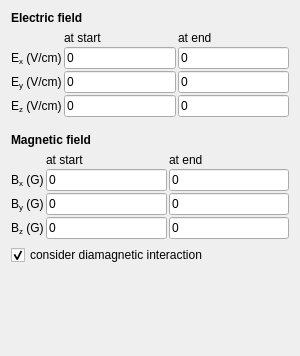
          <widget class="QWidget" name="page">
           <property name="enabled">
            <bool>true</bool>
           </property>
           <property name="geometry">
            <rect>
             <x>0</x>
             <y>0</y>
             <width>300</width>
             <height>356</height>
            </rect>
           </property>
           <attribute name="label">
            <string>Fields</string>
           </attribute>
           <layout class="QVBoxLayout" name="verticalLayout_3">
            <item>
             <widget class="QLabel" name="label_66">
              <property name="font">
               <font>
                <weight>75</weight>
                <bold>true</bold>
               </font>
              </property>
              <property name="text">
               <string>Electric field</string>
              </property>
              <property name="textFormat">
               <enum>Qt::AutoText</enum>
              </property>
              <property name="alignment">
               <set>Qt::AlignBottom|Qt::AlignLeading|Qt::AlignLeft</set>
              </property>
              <property name="wordWrap">
               <bool>true</bool>
              </property>
             </widget>
            </item>
            <item>
             <layout class="QGridLayout" name="gridLayout">
              <property name="spacing">
               <number>2</number>
              </property>
              <item row="0" column="1">
               <widget class="QLabel" name="label_46">
                <property name="text">
                 <string>at start</string>
                </property>
               </widget>
              </item>
              <item row="3" column="1">
               <widget class="QLineEdit" name="lineedit_system_minEz">
                <property name="text">
                 <string>0</string>
                </property>
               </widget>
              </item>
              <item row="1" column="2">
               <widget class="QLineEdit" name="lineedit_system_maxEx">
                <property name="text">
                 <string>0</string>
                </property>
               </widget>
              </item>
              <item row="1" column="0">
               <widget class="QLabel" name="label_43">
                <property name="text">
                 <string>E&lt;sub&gt;x&lt;/sub&gt; (V/cm)</string>
                </property>
               </widget>
              </item>
              <item row="0" column="2">
               <widget class="QLabel" name="label_47">
                <property name="text">
                 <string>at end</string>
                </property>
               </widget>
              </item>
              <item row="3" column="0">
               <widget class="QLabel" name="label_51">
                <property name="text">
                 <string>E&lt;sub&gt;z&lt;/sub&gt; (V/cm)</string>
                </property>
               </widget>
              </item>
              <item row="3" column="2">
               <widget class="QLineEdit" name="lineedit_system_maxEz">
                <property name="text">
                 <string>0</string>
                </property>
               </widget>
              </item>
              <item row="1" column="1">
               <widget class="QLineEdit" name="lineedit_system_minEx">
                <property name="text">
                 <string>0</string>
                </property>
               </widget>
              </item>
              <item row="2" column="1">
               <widget class="QLineEdit" name="lineedit_system_minEy">
                <property name="text">
                 <string>0</string>
                </property>
               </widget>
              </item>
              <item row="2" column="2">
               <widget class="QLineEdit" name="lineedit_system_maxEy">
                <property name="text">
                 <string>0</string>
                </property>
               </widget>
              </item>
              <item row="2" column="0">
               <widget class="QLabel" name="label_52">
                <property name="text">
                 <string>E&lt;sub&gt;y&lt;/sub&gt; (V/cm)</string>
                </property>
               </widget>
              </item>
             </layout>
            </item>
            <item>
             <spacer name="verticalSpacer_6">
              <property name="orientation">
               <enum>Qt::Vertical</enum>
              </property>
              <property name="sizeType">
               <enum>QSizePolicy::Fixed</enum>
              </property>
              <property name="sizeHint" stdset="0">
               <size>
                <width>20</width>
                <height>10</height>
               </size>
              </property>
             </spacer>
            </item>
            <item>
             <widget class="QLabel" name="label_71">
              <property name="font">
               <font>
                <weight>75</weight>
                <bold>true</bold>
               </font>
              </property>
              <property name="text">
               <string>Magnetic field</string>
              </property>
              <property name="textFormat">
               <enum>Qt::AutoText</enum>
              </property>
              <property name="alignment">
               <set>Qt::AlignBottom|Qt::AlignLeading|Qt::AlignLeft</set>
              </property>
              <property name="wordWrap">
               <bool>true</bool>
              </property>
             </widget>
            </item>
            <item>
             <layout class="QGridLayout" name="gridLayout_2">
              <property name="spacing">
               <number>2</number>
              </property>
              <item row="0" column="1">
               <widget class="QLabel" name="label_48">
                <property name="text">
                 <string>at start</string>
                </property>
               </widget>
              </item>
              <item row="3" column="1">
               <widget class="QLineEdit" name="lineedit_system_minBz">
                <property name="text">
                 <string>0</string>
                </property>
               </widget>
              </item>
              <item row="1" column="2">
               <widget class="QLineEdit" name="lineedit_system_maxBx">
                <property name="text">
                 <string>0</string>
                </property>
               </widget>
              </item>
              <item row="1" column="0">
               <widget class="QLabel" name="label_44">
                <property name="text">
                 <string>B&lt;sub&gt;x&lt;/sub&gt; (G)</string>
                </property>
               </widget>
              </item>
              <item row="0" column="2">
               <widget class="QLabel" name="label_49">
                <property name="text">
                 <string>at end</string>
                </property>
               </widget>
              </item>
              <item row="3" column="0">
               <widget class="QLabel" name="label_53">
                <property name="text">
                 <string>B&lt;sub&gt;z&lt;/sub&gt; (G)</string>
                </property>
               </widget>
              </item>
              <item row="3" column="2">
               <widget class="QLineEdit" name="lineedit_system_maxBz">
                <property name="text">
                 <string>0</string>
                </property>
               </widget>
              </item>
              <item row="1" column="1">
               <widget class="QLineEdit" name="lineedit_system_minBx">
                <property name="text">
                 <string>0</string>
                </property>
               </widget>
              </item>
              <item row="2" column="1">
               <widget class="QLineEdit" name="lineedit_system_minBy">
                <property name="text">
                 <string>0</string>
                </property>
               </widget>
              </item>
              <item row="2" column="2">
               <widget class="QLineEdit" name="lineedit_system_maxBy">
                <property name="text">
                 <string>0</string>
                </property>
               </widget>
              </item>
              <item row="2" column="0">
               <widget class="QLabel" name="label_54">
                <property name="text">
                 <string>B&lt;sub&gt;y&lt;/sub&gt; (G)</string>
                </property>
               </widget>
              </item>
             </layout>
            </item>
            <item>
             <widget class="QCheckBox" name="checkbox_system_diamagnetic">
              <property name="text">
               <string>consider diamagnetic interaction</string>
              </property>
              <property name="checked">
               <bool>true</bool>
              </property>
             </widget>
            </item>
            <item>
             <spacer name="verticalSpacer_4">
              <property name="orientation">
               <enum>Qt::Vertical</enum>
              </property>
              <property name="sizeHint" stdset="0">
               <size>
                <width>20</width>
                <height>0</height>
               </size>
              </property>
             </spacer>
            </item>
           </layout>
          </widget>
